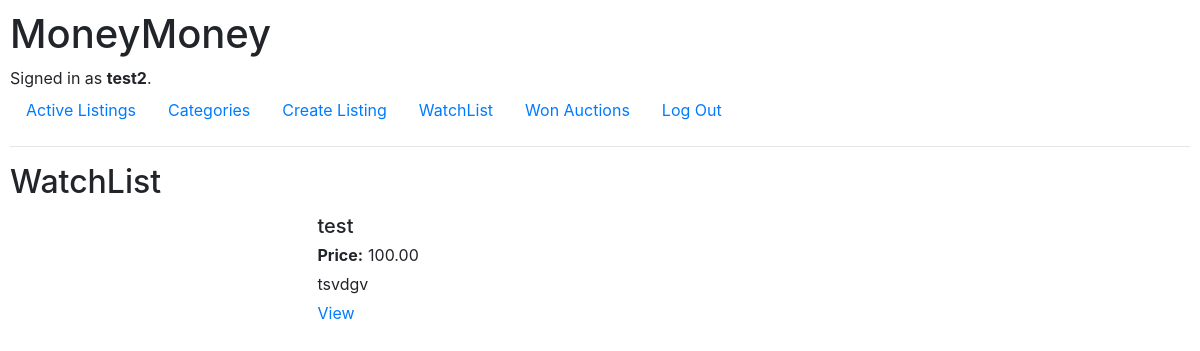
The app's page /watchlist (signed in) with its own data.
### auctions/models.py (models this page shows, shortened)
class User(AbstractUser):
    USER_TYPE_CHOICES = (
        ('bidder', 'Bidder'),
        ('seller', 'Seller'),
        ('both', 'Both')
    )
    user_type = models.CharField(
        max_length=10,
        choices=USER_TYPE_CHOICES,
        default='both'
    )

class Listing(models.Model):
    title = models.CharField(max_length=64)
    description = models.TextField()
    starting_price = models.DecimalField(max_digits=10, decimal_places=2)
    current_price = models.DecimalField(max_digits=10, decimal_places=2)
    category = models.ForeignKey(Category, on_delete=models.SET_NULL, null=True, blank=True, related_name="listings")
    image_url = models.URLField(blank=True)
    seller = models.ForeignKey(User, on_delete=models.CASCADE, related_name="possesion")
    status = models.BooleanField(default=True)  # True for active, False for closed
    end_date = models.DateTimeField(null=True, blank=True)
    winner = models.ForeignKey(User, on_delete=models.SET_NULL, null=True, blank=True, related_name="won_auctions")
    created_at = models.DateTimeField(auto_now_add=True)

### auctions/views.py (the view)
# urls.py: path("watchlist", views.watchlist, name="watchlist"),
@login_required
def watchlist(request):
    watchlist_items = WatchList.objects.filter(user=request.user)
    listings = [item.item for item in watchlist_items]
    return render(request, 'auctions/watch.html', {
        "listings": listings
    })

### auctions/templates/auctions/watch.html (shortened to what this page needs)
{% extends 'auctions/layout.html' %}
{% block body %}
<h2>WatchList</h2>
    {% for listing in listings %}
    <div class="row">
        <div class="col-3">
        </div>
        <div class="col-4">
            <h5>{{listing.title}}</h5>
            <b>Price:</b>{{listing.current_price}}
            <p>{{listing.description}}</p>
            <a href="{% url 'listing' title=listing.title %}">View</a>
        </div>
    </div>
    {% empty %}
    <h4>No Listings</h4>
    {% endfor %}
{% endblock %}

### auctions/templates/auctions/layout.html (shortened to what this page needs)
{% load static %}
<!DOCTYPE html>
<html lang="en">
    <head>
        <link rel="stylesheet" href="https://stackpath.bootstrapcdn.com/bootstrap/4.4.1/css/bootstrap.min.css">
        <link rel="stylesheet" href="https://cdn.jsdelivr.net/npm/bootstrap-icons@1.7.2/font/bootstrap-icons.css">
        <link href="{% static 'auctions/styles.css' %}" rel="stylesheet">
    </head>
    <body>
        <h1>MoneyMoney</h1>
        <div>
            {% if user.is_authenticated %}
                Signed in as <strong>{{ user.username }}</strong>.
            {% else %}
                Not signed in.
            {% endif %}
        </div>
        <ul class="nav">
            <li class="nav-item">
                <a class="nav-link" href="{% url 'index' %}">Active Listings</a>
            </li>
            <li class="nav-item">
                <a class="nav-link" href="{% url 'category' %}">Categories</a>
            </li>
            {% if user.is_authenticated %}
                <li class="nav-item">
                    <a class="nav-link" href="{% url 'create' %}">Create Listing</a>
                </li>
                <li class="nav-item">
                    <a class="nav-link" href="{% url 'watchlist' %}">WatchList</a>
                </li>
                <li class="nav-item">
                    <a class="nav-link" href="{% url 'won_auctions' %}">Won Auctions</a>
                </li>
                <li class="nav-item">
                    <a class="nav-link" href="{% url 'logout' %}">Log Out</a>
                </li>
            {% endif %}
        </ul>
        <hr>
        {% block body %}
        {% endblock %}
    </body>
</html>

### auctions/static/auctions/styles.css (style rules this page uses)
body { padding: 10px; }
.col-4>* { width:80%; margin:5px; }

### records on screen
User: username "test2"
Listing: title "test", current_price "100.00", description "tsvdgv"
